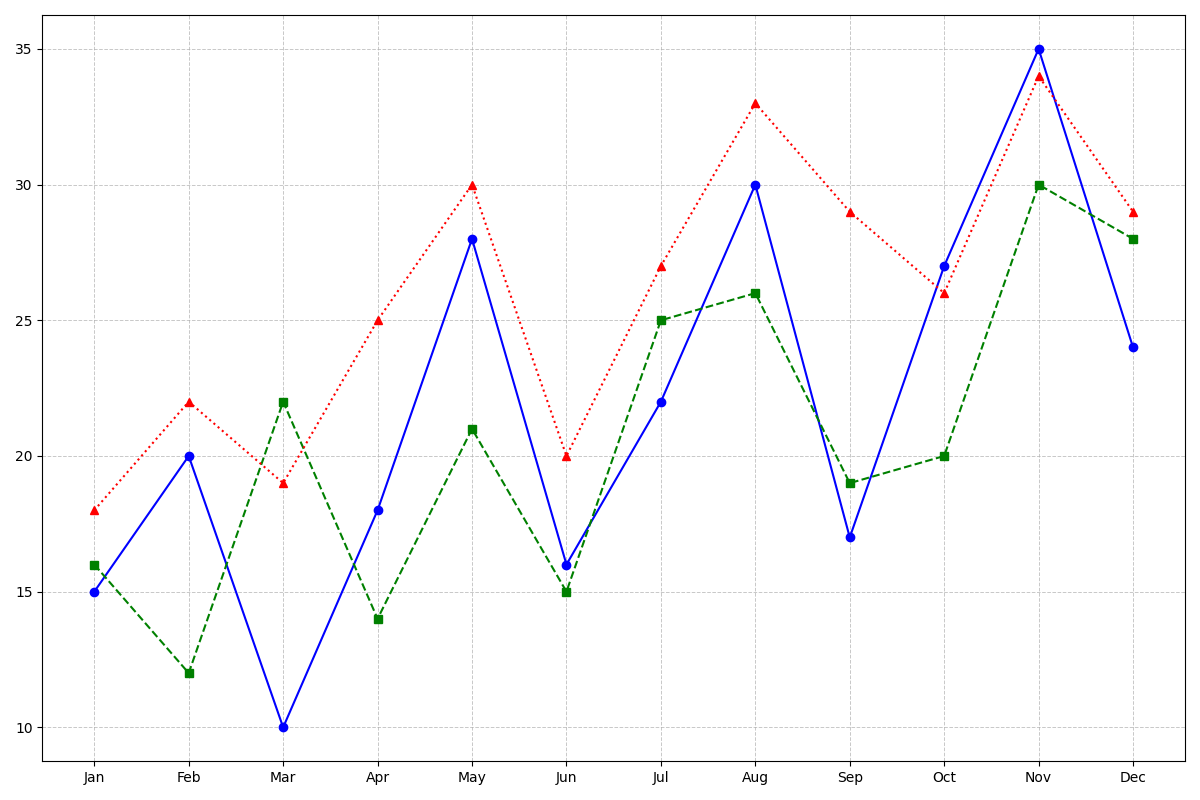

The Python source for this figure:
import matplotlib.pyplot as plt
import numpy as np

months = ['Jan', 'Feb', 'Mar', 'Apr', 'May', 'Jun', 'Jul', 'Aug', 'Sep', 'Oct', 'Nov', 'Dec']

prod_development = [15, 20, 10, 18, 28, 16, 22, 30, 17, 27, 35, 24]
prod_marketing = [16, 12, 22, 14, 21, 15, 25, 26, 19, 20, 30, 28]
prod_sales = [18, 22, 19, 25, 30, 20, 27, 33, 29, 26, 34, 29]

fig, ax = plt.subplots(figsize=(12, 8))

ax.plot(months, prod_development, marker='o', linestyle='-', color='blue')
ax.plot(months, prod_marketing, marker='s', linestyle='--', color='green')
ax.plot(months, prod_sales, marker='^', linestyle=':', color='red')

ax.grid(True, which='both', linestyle='--', linewidth=0.7, alpha=0.7)

plt.tight_layout()
plt.show()
